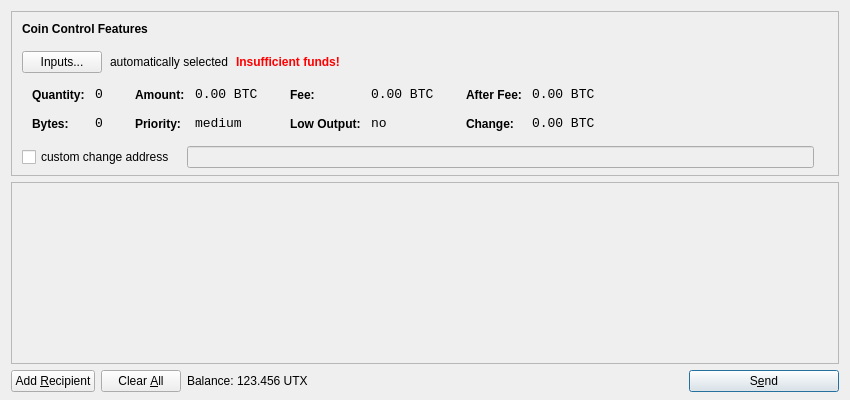
<?xml version="1.0" encoding="UTF-8"?>
<ui version="4.0">
 <class>SendCoinsDialog</class>
 <widget class="QDialog" name="SendCoinsDialog">
  <property name="geometry">
   <rect>
    <x>0</x>
    <y>0</y>
    <width>850</width>
    <height>400</height>
   </rect>
  </property>
  <property name="windowTitle">
   <string>Send Coins</string>
  </property>
  <layout class="QVBoxLayout" name="verticalLayout" stretch="0,1,0">
   <property name="bottomMargin">
    <number>8</number>
   </property>
   <item>
    <widget class="QFrame" name="frameCoinControl">
     <property name="sizePolicy">
      <sizepolicy hsizetype="Expanding" vsizetype="Expanding">
       <horstretch>0</horstretch>
       <verstretch>0</verstretch>
      </sizepolicy>
     </property>
     <property name="maximumSize">
      <size>
       <width>16777215</width>
       <height>16777215</height>
      </size>
     </property>
     <property name="frameShape">
      <enum>QFrame::StyledPanel</enum>
     </property>
     <property name="frameShadow">
      <enum>QFrame::Sunken</enum>
     </property>
     <layout class="QVBoxLayout" name="verticalLayoutCoinControl2">
      <property name="spacing">
       <number>-1</number>
      </property>
      <property name="leftMargin">
       <number>0</number>
      </property>
      <property name="topMargin">
       <number>0</number>
      </property>
      <property name="rightMargin">
       <number>0</number>
      </property>
      <property name="bottomMargin">
       <number>6</number>
      </property>
      <item>
       <layout class="QVBoxLayout" name="verticalLayoutCoinControl" stretch="0,0,0,0,1">
        <property name="spacing">
         <number>0</number>
        </property>
        <property name="leftMargin">
         <number>10</number>
        </property>
        <property name="topMargin">
         <number>10</number>
        </property>
        <item>
         <layout class="QHBoxLayout" name="horizontalLayoutCoinControl1">
          <property name="bottomMargin">
           <number>15</number>
          </property>
          <item>
           <widget class="QLabel" name="labelCoinControlFeatures">
            <property name="sizePolicy">
             <sizepolicy hsizetype="Preferred" vsizetype="Maximum">
              <horstretch>0</horstretch>
              <verstretch>0</verstretch>
             </sizepolicy>
            </property>
            <property name="font">
             <font>
              <weight>75</weight>
              <bold>true</bold>
             </font>
            </property>
            <property name="styleSheet">
             <string notr="true">font-weight:bold;</string>
            </property>
            <property name="text">
             <string>Coin Control Features</string>
            </property>
           </widget>
          </item>
         </layout>
        </item>
        <item>
         <layout class="QHBoxLayout" name="horizontalLayoutCoinControl2" stretch="0,0,0,0">
          <property name="spacing">
           <number>8</number>
          </property>
          <property name="bottomMargin">
           <number>10</number>
          </property>
          <item>
           <widget class="QPushButton" name="pushButtonCoinControl">
            <property name="styleSheet">
             <string notr="true"/>
            </property>
            <property name="text">
             <string>Inputs...</string>
            </property>
           </widget>
          </item>
          <item>
           <widget class="QLabel" name="labelCoinControlAutomaticallySelected">
            <property name="text">
             <string>automatically selected</string>
            </property>
            <property name="margin">
             <number>5</number>
            </property>
           </widget>
          </item>
          <item>
           <widget class="QLabel" name="labelCoinControlInsuffFunds">
            <property name="font">
             <font>
              <weight>75</weight>
              <bold>true</bold>
             </font>
            </property>
            <property name="styleSheet">
             <string notr="true">color:red;font-weight:bold;</string>
            </property>
            <property name="text">
             <string>Insufficient funds!</string>
            </property>
            <property name="margin">
             <number>5</number>
            </property>
           </widget>
          </item>
          <item>
           <spacer name="horizontalSpacerCoinControl">
            <property name="orientation">
             <enum>Qt::Horizontal</enum>
            </property>
            <property name="sizeHint" stdset="0">
             <size>
              <width>40</width>
              <height>1</height>
             </size>
            </property>
           </spacer>
          </item>
         </layout>
        </item>
        <item>
         <widget class="QWidget" name="widgetCoinControl" native="true">
          <property name="sizePolicy">
           <sizepolicy hsizetype="Preferred" vsizetype="Preferred">
            <horstretch>0</horstretch>
            <verstretch>0</verstretch>
           </sizepolicy>
          </property>
          <property name="minimumSize">
           <size>
            <width>0</width>
            <height>0</height>
           </size>
          </property>
          <property name="styleSheet">
           <string notr="true"/>
          </property>
          <layout class="QHBoxLayout" name="horizontalLayoutCoinControl5">
           <property name="margin">
            <number>0</number>
           </property>
           <item>
            <layout class="QHBoxLayout" name="horizontalLayoutCoinControl3" stretch="0,0,0,1">
             <property name="spacing">
              <number>20</number>
             </property>
             <property name="topMargin">
              <number>0</number>
             </property>
             <property name="bottomMargin">
              <number>10</number>
             </property>
             <item>
              <layout class="QFormLayout" name="formLayoutCoinControl1">
               <property name="horizontalSpacing">
                <number>10</number>
               </property>
               <property name="verticalSpacing">
                <number>14</number>
               </property>
               <property name="leftMargin">
                <number>10</number>
               </property>
               <property name="topMargin">
                <number>4</number>
               </property>
               <property name="rightMargin">
                <number>6</number>
               </property>
               <item row="0" column="0">
                <widget class="QLabel" name="labelCoinControlQuantityText">
                 <property name="styleSheet">
                  <string notr="true">font-weight:bold;</string>
                 </property>
                 <property name="text">
                  <string>Quantity:</string>
                 </property>
                 <property name="margin">
                  <number>0</number>
                 </property>
                </widget>
               </item>
               <item row="0" column="1">
                <widget class="QLabel" name="labelCoinControlQuantity">
                 <property name="font">
                  <font>
                   <family>Monospace</family>
                   <pointsize>10</pointsize>
                  </font>
                 </property>
                 <property name="cursor">
                  <cursorShape>IBeamCursor</cursorShape>
                 </property>
                 <property name="contextMenuPolicy">
                  <enum>Qt::ActionsContextMenu</enum>
                 </property>
                 <property name="text">
                  <string notr="true">0</string>
                 </property>
                 <property name="margin">
                  <number>0</number>
                 </property>
                 <property name="textInteractionFlags">
                  <set>Qt::LinksAccessibleByMouse|Qt::TextSelectableByKeyboard|Qt::TextSelectableByMouse</set>
                 </property>
                </widget>
               </item>
               <item row="1" column="0">
                <widget class="QLabel" name="labelCoinControlBytesText">
                 <property name="styleSheet">
                  <string notr="true">font-weight:bold;</string>
                 </property>
                 <property name="text">
                  <string>Bytes:</string>
                 </property>
                </widget>
               </item>
               <item row="1" column="1">
                <widget class="QLabel" name="labelCoinControlBytes">
                 <property name="font">
                  <font>
                   <family>Monospace</family>
                   <pointsize>10</pointsize>
                  </font>
                 </property>
                 <property name="cursor">
                  <cursorShape>IBeamCursor</cursorShape>
                 </property>
                 <property name="contextMenuPolicy">
                  <enum>Qt::ActionsContextMenu</enum>
                 </property>
                 <property name="text">
                  <string notr="true">0</string>
                 </property>
                 <property name="textInteractionFlags">
                  <set>Qt::LinksAccessibleByMouse|Qt::TextSelectableByKeyboard|Qt::TextSelectableByMouse</set>
                 </property>
                </widget>
               </item>
              </layout>
             </item>
             <item>
              <layout class="QFormLayout" name="formLayoutCoinControl2">
               <property name="horizontalSpacing">
                <number>10</number>
               </property>
               <property name="verticalSpacing">
                <number>14</number>
               </property>
               <property name="leftMargin">
                <number>6</number>
               </property>
               <property name="topMargin">
                <number>4</number>
               </property>
               <property name="rightMargin">
                <number>6</number>
               </property>
               <item row="0" column="0">
                <widget class="QLabel" name="labelCoinControlAmountText">
                 <property name="styleSheet">
                  <string notr="true">font-weight:bold;</string>
                 </property>
                 <property name="text">
                  <string>Amount:</string>
                 </property>
                 <property name="margin">
                  <number>0</number>
                 </property>
                </widget>
               </item>
               <item row="0" column="1">
                <widget class="QLabel" name="labelCoinControlAmount">
                 <property name="font">
                  <font>
                   <family>Monospace</family>
                   <pointsize>10</pointsize>
                  </font>
                 </property>
                 <property name="cursor">
                  <cursorShape>IBeamCursor</cursorShape>
                 </property>
                 <property name="contextMenuPolicy">
                  <enum>Qt::ActionsContextMenu</enum>
                 </property>
                 <property name="text">
                  <string notr="true">0.00 BTC</string>
                 </property>
                 <property name="textInteractionFlags">
                  <set>Qt::LinksAccessibleByMouse|Qt::TextSelectableByKeyboard|Qt::TextSelectableByMouse</set>
                 </property>
                </widget>
               </item>
               <item row="1" column="0">
                <widget class="QLabel" name="labelCoinControlPriorityText">
                 <property name="styleSheet">
                  <string notr="true">font-weight:bold;</string>
                 </property>
                 <property name="text">
                  <string>Priority:</string>
                 </property>
                </widget>
               </item>
               <item row="1" column="1">
                <widget class="QLabel" name="labelCoinControlPriority">
                 <property name="font">
                  <font>
                   <family>Monospace</family>
                   <pointsize>10</pointsize>
                  </font>
                 </property>
                 <property name="cursor">
                  <cursorShape>IBeamCursor</cursorShape>
                 </property>
                 <property name="contextMenuPolicy">
                  <enum>Qt::ActionsContextMenu</enum>
                 </property>
                 <property name="text">
                  <string>medium</string>
                 </property>
                 <property name="textInteractionFlags">
                  <set>Qt::LinksAccessibleByMouse|Qt::TextSelectableByKeyboard|Qt::TextSelectableByMouse</set>
                 </property>
                </widget>
               </item>
              </layout>
             </item>
             <item>
              <layout class="QFormLayout" name="formLayoutCoinControl3">
               <property name="horizontalSpacing">
                <number>10</number>
               </property>
               <property name="verticalSpacing">
                <number>14</number>
               </property>
               <property name="leftMargin">
                <number>6</number>
               </property>
               <property name="topMargin">
                <number>4</number>
               </property>
               <property name="rightMargin">
                <number>6</number>
               </property>
               <item row="0" column="0">
                <widget class="QLabel" name="labelCoinControlFeeText">
                 <property name="styleSheet">
                  <string notr="true">font-weight:bold;</string>
                 </property>
                 <property name="text">
                  <string>Fee:</string>
                 </property>
                 <property name="margin">
                  <number>0</number>
                 </property>
                </widget>
               </item>
               <item row="0" column="1">
                <widget class="QLabel" name="labelCoinControlFee">
                 <property name="font">
                  <font>
                   <family>Monospace</family>
                   <pointsize>10</pointsize>
                  </font>
                 </property>
                 <property name="cursor">
                  <cursorShape>IBeamCursor</cursorShape>
                 </property>
                 <property name="contextMenuPolicy">
                  <enum>Qt::ActionsContextMenu</enum>
                 </property>
                 <property name="text">
                  <string notr="true">0.00 BTC</string>
                 </property>
                 <property name="textInteractionFlags">
                  <set>Qt::LinksAccessibleByMouse|Qt::TextSelectableByKeyboard|Qt::TextSelectableByMouse</set>
                 </property>
                </widget>
               </item>
               <item row="1" column="0">
                <widget class="QLabel" name="labelCoinControlLowOutputText">
                 <property name="styleSheet">
                  <string notr="true">font-weight:bold;</string>
                 </property>
                 <property name="text">
                  <string>Low Output:</string>
                 </property>
                </widget>
               </item>
               <item row="1" column="1">
                <widget class="QLabel" name="labelCoinControlLowOutput">
                 <property name="font">
                  <font>
                   <family>Monospace</family>
                   <pointsize>10</pointsize>
                  </font>
                 </property>
                 <property name="cursor">
                  <cursorShape>IBeamCursor</cursorShape>
                 </property>
                 <property name="contextMenuPolicy">
                  <enum>Qt::ActionsContextMenu</enum>
                 </property>
                 <property name="text">
                  <string>no</string>
                 </property>
                 <property name="textInteractionFlags">
                  <set>Qt::LinksAccessibleByMouse|Qt::TextSelectableByKeyboard|Qt::TextSelectableByMouse</set>
                 </property>
                </widget>
               </item>
              </layout>
             </item>
             <item>
              <layout class="QFormLayout" name="formLayoutCoinControl4">
               <property name="horizontalSpacing">
                <number>10</number>
               </property>
               <property name="verticalSpacing">
                <number>14</number>
               </property>
               <property name="leftMargin">
                <number>6</number>
               </property>
               <property name="topMargin">
                <number>4</number>
               </property>
               <property name="rightMargin">
                <number>6</number>
               </property>
               <item row="0" column="0">
                <widget class="QLabel" name="labelCoinControlAfterFeeText">
                 <property name="styleSheet">
                  <string notr="true">font-weight:bold;</string>
                 </property>
                 <property name="text">
                  <string>After Fee:</string>
                 </property>
                 <property name="margin">
                  <number>0</number>
                 </property>
                </widget>
               </item>
               <item row="0" column="1">
                <widget class="QLabel" name="labelCoinControlAfterFee">
                 <property name="font">
                  <font>
                   <family>Monospace</family>
                   <pointsize>10</pointsize>
                  </font>
                 </property>
                 <property name="cursor">
                  <cursorShape>IBeamCursor</cursorShape>
                 </property>
                 <property name="contextMenuPolicy">
                  <enum>Qt::ActionsContextMenu</enum>
                 </property>
                 <property name="text">
                  <string notr="true">0.00 BTC</string>
                 </property>
                 <property name="textInteractionFlags">
                  <set>Qt::LinksAccessibleByMouse|Qt::TextSelectableByKeyboard|Qt::TextSelectableByMouse</set>
                 </property>
                </widget>
               </item>
               <item row="1" column="0">
                <widget class="QLabel" name="labelCoinControlChangeText">
                 <property name="styleSheet">
                  <string notr="true">font-weight:bold;</string>
                 </property>
                 <property name="text">
                  <string>Change:</string>
                 </property>
                </widget>
               </item>
               <item row="1" column="1">
                <widget class="QLabel" name="labelCoinControlChange">
                 <property name="font">
                  <font>
                   <family>Monospace</family>
                   <pointsize>10</pointsize>
                  </font>
                 </property>
                 <property name="cursor">
                  <cursorShape>IBeamCursor</cursorShape>
                 </property>
                 <property name="contextMenuPolicy">
                  <enum>Qt::ActionsContextMenu</enum>
                 </property>
                 <property name="text">
                  <string notr="true">0.00 BTC</string>
                 </property>
                 <property name="textInteractionFlags">
                  <set>Qt::LinksAccessibleByMouse|Qt::TextSelectableByKeyboard|Qt::TextSelectableByMouse</set>
                 </property>
                </widget>
               </item>
              </layout>
             </item>
            </layout>
           </item>
          </layout>
         </widget>
        </item>
        <item>
         <layout class="QHBoxLayout" name="horizontalLayoutCoinControl4" stretch="0,0,0">
          <property name="spacing">
           <number>12</number>
          </property>
          <property name="sizeConstraint">
           <enum>QLayout::SetDefaultConstraint</enum>
          </property>
          <property name="topMargin">
           <number>5</number>
          </property>
          <property name="rightMargin">
           <number>5</number>
          </property>
          <item>
           <widget class="QCheckBox" name="checkBoxCoinControlChange">
            <property name="text">
             <string>custom change address</string>
            </property>
           </widget>
          </item>
          <item>
           <widget class="QLineEdit" name="lineEditCoinControlChange">
            <property name="enabled">
             <bool>false</bool>
            </property>
            <property name="sizePolicy">
             <sizepolicy hsizetype="Expanding" vsizetype="Fixed">
              <horstretch>0</horstretch>
              <verstretch>0</verstretch>
             </sizepolicy>
            </property>
           </widget>
          </item>
          <item>
           <widget class="QLabel" name="labelCoinControlChangeLabel">
            <property name="sizePolicy">
             <sizepolicy hsizetype="Preferred" vsizetype="Expanding">
              <horstretch>0</horstretch>
              <verstretch>0</verstretch>
             </sizepolicy>
            </property>
            <property name="minimumSize">
             <size>
              <width>0</width>
              <height>0</height>
             </size>
            </property>
            <property name="text">
             <string/>
            </property>
            <property name="margin">
             <number>3</number>
            </property>
           </widget>
          </item>
         </layout>
        </item>
        <item>
         <spacer name="verticalSpacerCoinControl">
          <property name="orientation">
           <enum>Qt::Vertical</enum>
          </property>
          <property name="sizeHint" stdset="0">
           <size>
            <width>800</width>
            <height>1</height>
           </size>
          </property>
         </spacer>
        </item>
       </layout>
      </item>
     </layout>
    </widget>
   </item>
   <item>
    <widget class="QScrollArea" name="scrollArea">
     <property name="widgetResizable">
      <bool>true</bool>
     </property>
     <widget class="QWidget" name="scrollAreaWidgetContents">
      <property name="geometry">
       <rect>
        <x>0</x>
        <y>0</y>
        <width>830</width>
        <height>165</height>
       </rect>
      </property>
      <layout class="QVBoxLayout" name="verticalLayout_2">
       <property name="margin">
        <number>0</number>
       </property>
       <item>
        <layout class="QVBoxLayout" name="entries">
         <property name="spacing">
          <number>6</number>
         </property>
        </layout>
       </item>
       <item>
        <spacer name="verticalSpacer">
         <property name="orientation">
          <enum>Qt::Vertical</enum>
         </property>
         <property name="sizeHint" stdset="0">
          <size>
           <width>20</width>
           <height>40</height>
          </size>
         </property>
        </spacer>
       </item>
      </layout>
     </widget>
    </widget>
   </item>
   <item>
    <layout class="QHBoxLayout" name="horizontalLayout">
     <item>
      <widget class="QPushButton" name="addButton">
       <property name="toolTip">
        <string>Send to multiple recipients at once</string>
       </property>
       <property name="text">
        <string>Add &amp;Recipient</string>
       </property>
       <property name="icon">
        <iconset resource="../bitcoin.qrc">
         <normaloff>:/icons/add</normaloff>:/icons/add</iconset>
       </property>
       <property name="autoDefault">
        <bool>false</bool>
       </property>
      </widget>
     </item>
     <item>
      <widget class="QPushButton" name="clearButton">
       <property name="sizePolicy">
        <sizepolicy hsizetype="Minimum" vsizetype="Fixed">
         <horstretch>0</horstretch>
         <verstretch>0</verstretch>
        </sizepolicy>
       </property>
       <property name="toolTip">
        <string>Remove all transaction fields</string>
       </property>
       <property name="text">
        <string>Clear &amp;All</string>
       </property>
       <property name="icon">
        <iconset resource="../bitcoin.qrc">
         <normaloff>:/icons/remove</normaloff>:/icons/remove</iconset>
       </property>
       <property name="autoRepeatDelay">
        <number>300</number>
       </property>
       <property name="autoDefault">
        <bool>false</bool>
       </property>
      </widget>
     </item>
     <item>
      <layout class="QHBoxLayout" name="horizontalLayout_2">
       <property name="spacing">
        <number>3</number>
       </property>
       <item>
        <widget class="QLabel" name="label">
         <property name="text">
          <string>Balance:</string>
         </property>
        </widget>
       </item>
       <item>
        <widget class="QLabel" name="labelBalance">
         <property name="cursor">
          <cursorShape>IBeamCursor</cursorShape>
         </property>
         <property name="text">
          <string>123.456 UTX</string>
         </property>
         <property name="textInteractionFlags">
          <set>Qt::LinksAccessibleByMouse|Qt::TextSelectableByKeyboard|Qt::TextSelectableByMouse</set>
         </property>
        </widget>
       </item>
      </layout>
     </item>
     <item>
      <spacer name="horizontalSpacer">
       <property name="orientation">
        <enum>Qt::Horizontal</enum>
       </property>
       <property name="sizeHint" stdset="0">
        <size>
         <width>40</width>
         <height>20</height>
        </size>
       </property>
      </spacer>
     </item>
     <item>
      <widget class="QPushButton" name="sendButton">
       <property name="minimumSize">
        <size>
         <width>150</width>
         <height>0</height>
        </size>
       </property>
       <property name="toolTip">
        <string>Confirm the send action</string>
       </property>
       <property name="text">
        <string>S&amp;end</string>
       </property>
       <property name="icon">
        <iconset resource="../bitcoin.qrc">
         <normaloff>:/icons/send</normaloff>:/icons/send</iconset>
       </property>
       <property name="default">
        <bool>true</bool>
       </property>
      </widget>
     </item>
    </layout>
   </item>
  </layout>
 </widget>
 <resources>
  <include location="../bitcoin.qrc"/>
 </resources>
 <connections/>
</ui>
